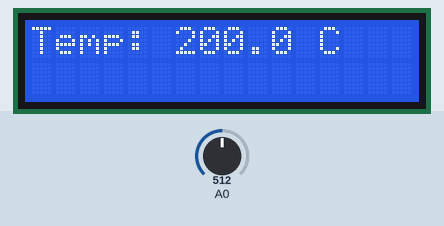
This sketch was run on a simulated Arduino Uno, built with avr-gcc and run on an emulated ATmega328P. Parts: 16×2 character LCD. The test bench sets the inputs (shaded band); at power-on: A0 = 512.

Above: at 1.2 s.
1.3 s: A0 set to 716
At 3.3 s:
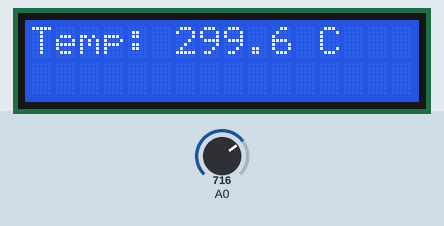
3.6 s: A0 set to 900
At 5.0 s:
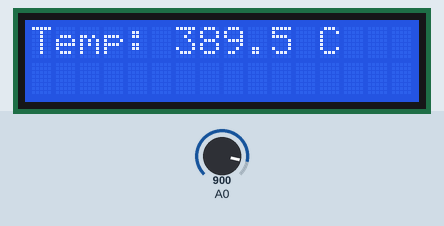
5.6 s: A0 set to 1023
At 6.5 s:
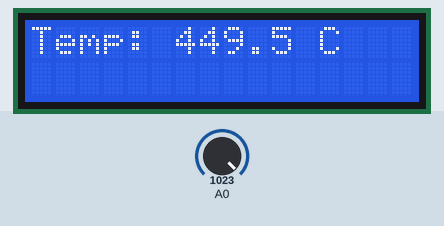
Timing chart, 0 to 8.6 s (numbered marks = the images above; inputs shaded):
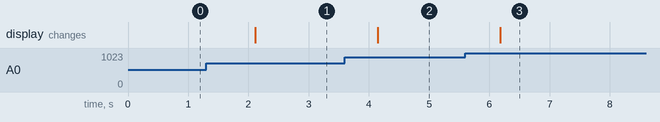

The sketch:

code.ino
```cpp
#include <Wire.h>
#include <Adafruit_LiquidCrystal.h>

Adafruit_LiquidCrystal lcd(0); // Setup the screen

void setup() {
  lcd.begin(16, 2);      // Start the screen
  lcd.setBacklight(HIGH); // Turn on screen light
}

void loop() {
  // 1. Read sensor voltage
  int rawValue = analogRead(A0);
  float voltage = rawValue * (5.0 / 1024.0);

  // 2. Turn voltage into temperature Celsius
  float tempC = (voltage - 0.5) * 100.0;

  // 3. Show temperature on screen
  lcd.clear();
  lcd.setCursor(0, 0);
  lcd.print("Temp: ");
  lcd.print(tempC, 1); // Prints temperature with 1 decimal
  lcd.print(" C");

  delay(1000); // Wait 1 second before checking again
}
```

Measured:
- after the input at 1.3 s, the display: changes after 0.81 s (image 1)
- after the input at 3.6 s, the display: changes after 0.55 s (image 2)
- after the input at 5.6 s, the display: changes after 0.58 s (image 3)
